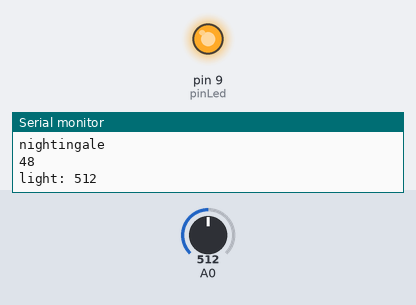
Recording of a sketch running on a simulated Arduino Uno, built with avr-gcc and run on an emulated ATmega328P. Parts: output pins drawn as LEDs (lit = HIGH), the last lines printed to the serial monitor. The inputs (shaded band) are chosen by the test bench; at power-on: A0 = 512. Sleep ends after the set time or at an interrupt.

Above: at 2.5 s.
At 47.5 s:
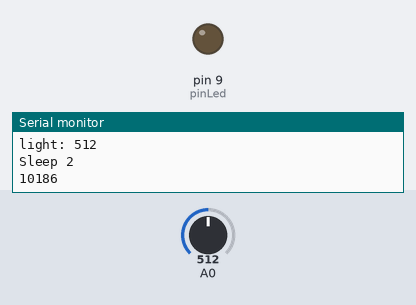
Timing chart, 0 to 53.2 s (numbered marks = the images above):
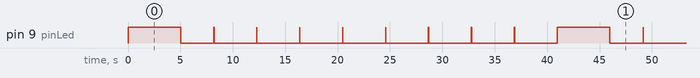

Measured:
- by itself, pin 9 (pinLed): repeats every 41.0 s: LOW 3.2 s, 8 × (HIGH 0.02 s, LOW 4.1 s), HIGH 5.0 s
- by itself, everything shown: repeats every 41.0 s, in 20 steps

The sketch:

watchdog_sleeping_demo.pde
```cpp
//****************************************************************
/*
 * Watchdog Sleep Example
 * Demonstrate the Watchdog and Sleep Functions
 * Photoresistor on analog0 Piezo Speaker on pin 10
 *

 * KHM 2008 / Lab3/  Martin Nawrath nawrath@khm.de
 * Kunsthochschule fuer Medien Koeln
 * Academy of Media Arts Cologne

 */
//****************************************************************

#include <avr/sleep.h>
#include <avr/wdt.h>

#ifndef cbi
#define cbi(sfr, bit) (_SFR_BYTE(sfr) &= ~_BV(bit))
#endif
#ifndef sbi
#define sbi(sfr, bit) (_SFR_BYTE(sfr) |= _BV(bit))
#endif

int nint;
int pinLed=9;
int pinPiezoSpeaker=7;

volatile boolean f_wdt=1;

void setup(){

  Serial.begin(9600);
  pinMode(pinLed,OUTPUT);
  pinMode(pinPiezoSpeaker,OUTPUT);
  Serial.println("nightingale");

  // CPU Sleep Modes
  // SM2 SM1 SM0 Sleep Mode
  // 0    0  0 Idle
  // 0    0  1 ADC Noise Reduction
  // 0    1  0 Power-down
  // 0    1  1 Power-save
  // 1    0  0 Reserved
  // 1    0  1 Reserved
  // 1    1  0 Standby(1)

  cbi( SMCR,SE );      // sleep enable, power down mode
  cbi( SMCR,SM0 );     // power down mode
  sbi( SMCR,SM1 );     // power down mode
  cbi( SMCR,SM2 );     // power down mode

  setup_watchdog(8);
}

byte del;
int cnt;
byte state=0;
int light=0;


//****************************************************************
//****************************************************************
//****************************************************************
void loop(){


  if (f_wdt==1) {  // wait for timed out watchdog / flag is set when a watchdog timeout occurs
    f_wdt=0;       // reset flag

    light=analogRead(0);  // reading photoresistor

    Serial.print("light: " );
    Serial.println(light );

    switch (state){
    case 0:     // waiting for dawn
      if (light < 500) {  // light threshold
        state=1;
      }
      break;
    case 1:  // waiting for dusk
      if (light > 800)  { // light threshold
        state=0;
        whistle();
      }
      break;
    }

    nint++;
    digitalWrite(pinLed,1);  // let led blink
delay(5000);
    Serial.print("Sleep " );
    Serial.println(nint );
    delay(2);               // wait until the last serial character is send
    digitalWrite(pinLed,0);


    //pinMode(pinLed,INPUT); // set all used port to intput to save power
    pinMode(pinPiezoSpeaker,INPUT); // set all used port to intput to save power
    int i;
    for ( i=0; i<=8; i++) {
      Serial.println(millis());
      digitalWrite(pinLed,1);  // let led blink
      delay(20);
      digitalWrite(pinLed,0);
      system_sleep();
    }

    pinMode(pinLed,OUTPUT); // set all ports into state before sleep
    pinMode(pinPiezoSpeaker,OUTPUT); // set all ports into state before sleep


  }

}
//****************************************************************
// put some whiste sound on piezo
void whistle() {
Serial.println("whistling");
return;
for (int ii = 0; ii<= 20; ii++) {
  for (del=0; del <=254; del++) {
  digitalWrite(pinPiezoSpeaker,0);
  delayMicroseconds((ii*5)+(del * 2));
  digitalWrite(pinPiezoSpeaker,1);
  delayMicroseconds((ii*5)+(del * 2));
  }
  PORTB ^= 32;  // toggle pinLed
}

}

//****************************************************************
// set system into the sleep state
// system wakes up when wtchdog is timed out
void system_sleep() {

  cbi(ADCSRA,ADEN);                    // switch Analog to Digitalconverter OFF

  set_sleep_mode(SLEEP_MODE_PWR_DOWN); // sleep mode is set here
  sleep_enable();

  sleep_mode();                        // System sleeps here

    sleep_disable();                     // System continues execution here when watchdog timed out
    sbi(ADCSRA,ADEN);                    // switch Analog to Digitalconverter ON

}

//****************************************************************
// 0=16ms, 1=32ms,2=64ms,3=128ms,4=250ms,5=500ms
// 6=1 sec,7=2 sec, 8=4 sec, 9= 8sec
void setup_watchdog(int ii) {

  byte bb;
  int ww;
  if (ii > 9 ) ii=9;
  bb=ii & 7;
  if (ii > 7) bb|= (1<<5);
  bb|= (1<<WDCE);
  ww=bb;
  Serial.println(ww);


  MCUSR &= ~(1<<WDRF);
  // start timed sequence
  WDTCSR |= (1<<WDCE) | (1<<WDE);
  // set new watchdog timeout value
  WDTCSR = bb;
  WDTCSR |= _BV(WDIE);


}
//****************************************************************
// Watchdog Interrupt Service / is executed when  watchdog timed out
ISR(WDT_vect) {
  f_wdt=1;  // set global flag
}
```
